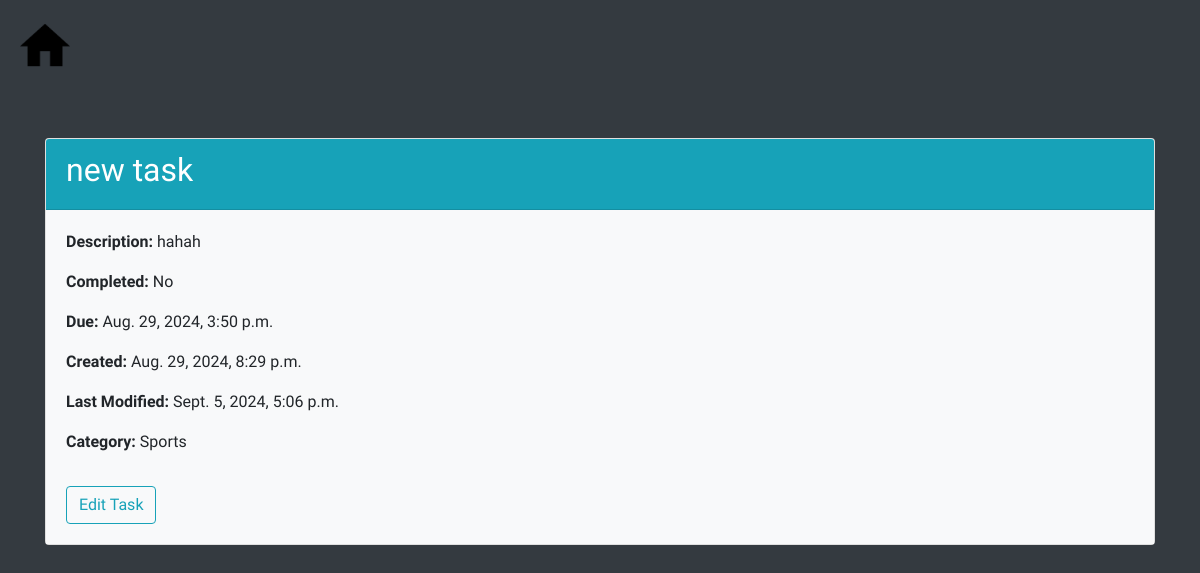
Before: /task/9/ (signed in) with the older database file.
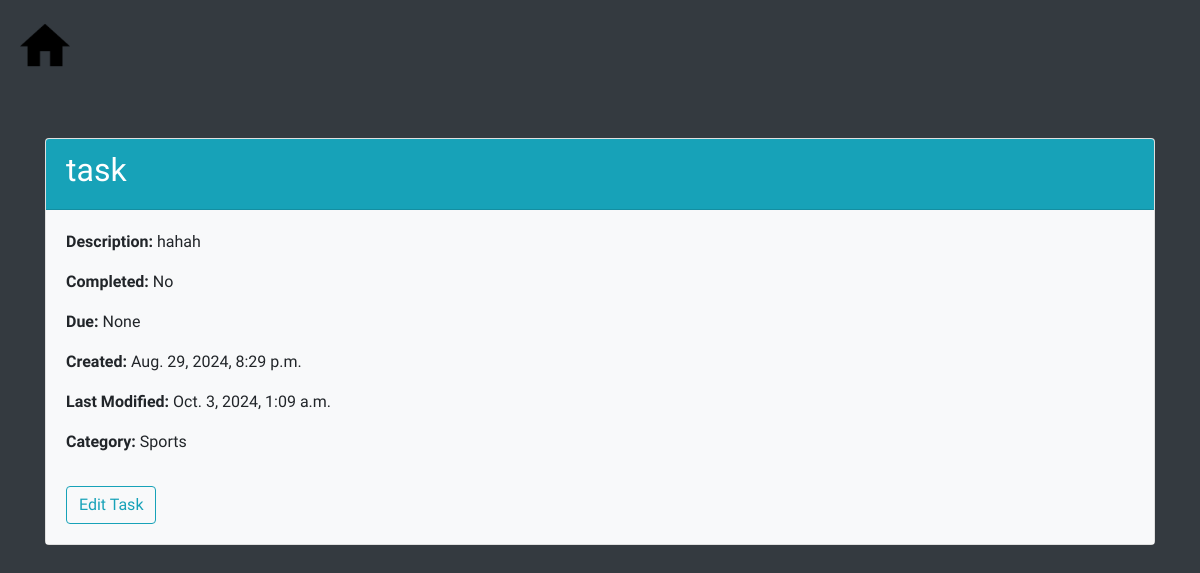
After: the same page with the newer database file.
### todo/models.py (models this page shows, shortened)
class Task(models.Model):
    heading=models.CharField(max_length=200)
    description=models.TextField(null=True,blank=True)
    completed=models.BooleanField(default=False)
    due=models.DateTimeField(null=True,blank=True)
    created=models.DateTimeField(auto_now_add=True)
    modified=models.DateTimeField(auto_now=True)
    category=models.ForeignKey('Category',on_delete=models.SET_NULL,null=True,blank=True,default=1)
    user = models.ForeignKey(User, on_delete=models.CASCADE)

class Category(models.Model):
    name=models.CharField(max_length=100)

### todo/views.py (the view)
# urls.py: path('task/<int:pk>/', views.view_details, name='task_detail'),
@login_required
def view_details(request,pk):
    task=get_object_or_404(Task,pk=pk)
    context={'task':task}
    return render(request,'task_details.html',context)

### templates/task_details.html (shortened to what this page needs)
<!DOCTYPE html>
<html lang="en">
  <head>
    {% load static %}
    <link rel="stylesheet" href="https://cdn.jsdelivr.net/npm/bootstrap@4.4.1/dist/css/bootstrap.min.css">
  </head>
  <body class="bg-dark">
  <a href="{% url 'task_list' %}"><img src="{% static 'homeicon.png'%}" style="width:50px;height:50px; margin:20px;cursor:pointer; "></a>
    <div class="container mt-5">
      <div class="card">
        <div class="card-header bg-info text-white">
          <h2>{{ task.heading }}</h2>
        </div>
        <div class="card-body bg-light">
          <p class="card-text"><strong>Description:</strong> {{ task.description }}</p>
          <p class="card-text"><strong>Completed:</strong> {{ task.completed|yesno:"Yes,No" }}</p>
          <p class="card-text"><strong>Due:</strong> {{ task.due }}</p>
          <p class="card-text"><strong>Created:</strong> {{ task.created }}</p>
          <p class="card-text"><strong>Last Modified:</strong> {{ task.modified }}</p>
          <p class="card-text"><strong>Category:</strong> {{ task.category.name }}</p>
          <a href="{% url 'task_update' task.pk %}" class="btn btn-outline-info mt-3">Edit Task</a>
        </div>
      </div>
    </div>
  </body>
</html>

Changed rows visible on the page:
changed Task "hahah": heading "new task" → "task"; due "Aug. 29, 2024, 3:50 p.m." → "None"; modified "Sept. 5, 2024, 5:06 p.m." → "Oct. 3, 2024, 1:09 a.m."
